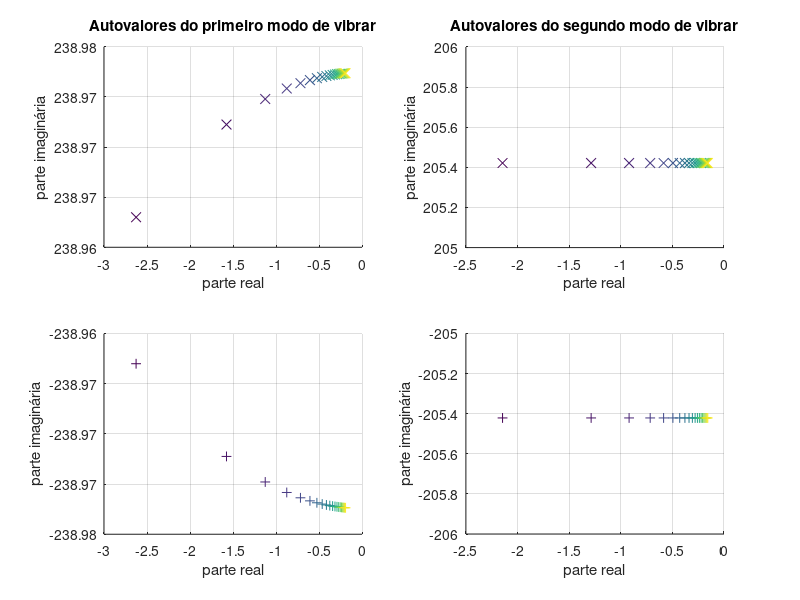

This chart was generated by the following MATLAB code:
clear;
clc;

#parametros
m = 1751;
b0 = 0.7175;
e0 = 0.61;
lambda = 0.1; #conicidade
r0 = 0.4572;
theta = 800; #momento de inercia
kx = 4.5687e+6;
ky = 100;
cx = 20;
cy = 27.6;


#matrizes
[M] = [m, 0; 0, theta];
[C] = [2*cy, 0; 0, 2*cx*(b0^2)];
[K] = [ky, -2*cy; 2*cx*b0*lambda/r0, kx*(exp(2))];


#preparacao pra plotar
i = 1;
n = 20;
parte_real = zeros(1, 11);
parte_imag = zeros(1, 11);
parte_real2 = zeros(1, 11);
parte_imag2 = zeros(1, 11);
parte_real3 = zeros(1, 11);
parte_imag3 = zeros(1, 11);
parte_real4 = zeros(1, 11);
parte_imag4 = zeros(1, 11);

#calculo dos autovalores para diferentes valores de V0
while i<=n
  V0(i) = 2 +4*i;  #velocidade do trem

  #matrizes da equacao geral
  [A] = [-(inv([M])*[C]*(1/V0(i))), -(inv([M])*[K]); eye(size(M)), zeros(size(M))];
  [B] = [inv([M]); zeros(size(M))];

  #Autovalores de A
  [autovetores, autovalores] = eig([A]);
  autoval = [autovalores(1, 1), autovalores(2, 2), autovalores(3, 3), autovalores(4, 4)];

  parte_real1(i) = real(autoval(1))*1000;
  parte_imag1(i) = imag(autoval(1))*1000;

  parte_real2(i) = real(autoval(2))*1000;
  parte_imag2(i) = imag(autoval(2))*1000;

  parte_real3(i) = real(autoval(3))*1000;
  parte_imag3(i) = imag(autoval(3));

  parte_real4(i) = real(autoval(4))*1000;
  parte_imag4(i) = imag(autoval(4));


  i =i+1;
endwhile



figure()
subplot(2, 2, 1);
scatter(parte_real1, parte_imag1, 50, V0, 'x');
legend(arrayfun(@(val) ['Autovalor'], unique(V0), 'UniformOutput', false));
xlabel('parte real');
ylabel('parte imaginária');
title('Autovalores do primeiro modo de vibrar');
legend('off');
grid on;

subplot(2, 2, 3);
scatter(parte_real2, parte_imag2, 50, V0, '+');
legend(arrayfun(@(val) ['Autovalor'], unique(V0), 'UniformOutput', false));
xlabel('parte real');
ylabel('parte imaginária');
legend('off');
grid on;

subplot(2, 2, 2);
scatter(parte_real3, parte_imag3, 50, V0, 'x');
legend(arrayfun(@(val) ['Autovalor'], unique(V0), 'UniformOutput', false));
xlabel('parte real');
ylabel('parte imaginária');
title('Autovalores do segundo modo de vibrar');
legend('off');
axis([-2.5 0 205 206]);
grid on;

subplot(2, 2, 4);
scatter(parte_real4, parte_imag4, 50, V0, '+');
legend(arrayfun(@(val) ['Autovalor'], unique(V0), 'UniformOutput', false));
xlabel('parte real');
ylabel('parte imaginária');
legend('off');
axis([-2.5 0 -206 -205]);
grid on;


